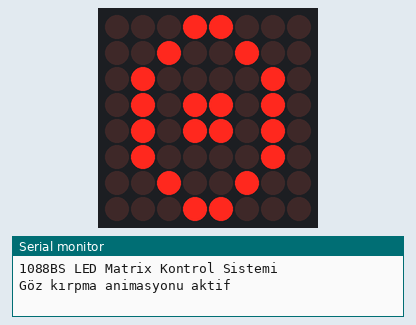
Simulated run of this sketch. Board: Arduino Uno, built with avr-gcc and run on an emulated ATmega328P. On the bench: 8×8 LED matrix, the last lines printed to the serial monitor. Wiring (inferred from the names in the program): LED matrix (orientation assumed): rows A3, A2, A1, A0, pin 13, pin 12, pin 11, pin 10; columns pin 2, pin 3, pin 4, pin 5, pin 6, pin 7, pin 8, pin 9. Random numbers use the default seed unless the sketch sets one.

Above: at 0.1 s.
At 19.79 s:
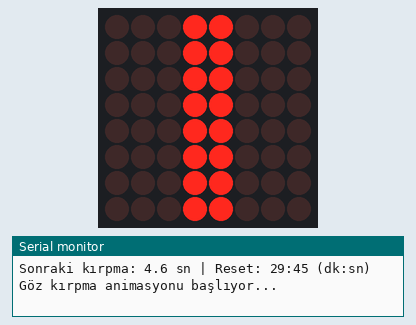
At 35.98 s:
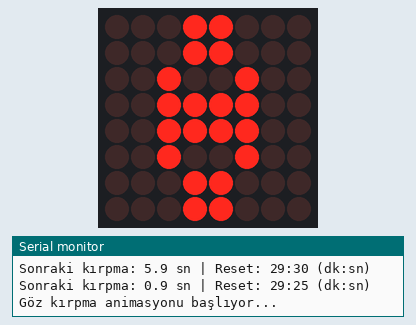

The sketch:

8x8_Matris_1088BS.ino
```cpp
/*
 * 1088BS LED MATRIX KONTROL SİSTEMİ
 * Göz kırpma animasyonu ve otomatik reset özellikli
 *
 * Donanım Bağlantıları:
 * - 1088BS Common Cathode 8x8 LED Matrix
 * - Satırlar (Rows): D2-D9
 * - Sütunlar (Columns): D10-D13, A0-A3

 * - Made By Mistytees
 */

// Satır (Row) pin tanımları
#define ROW_1 2  // 1. Satır pini (D2)
#define ROW_2 3  // 2. Satır pini (D3)
#define ROW_3 4  // 3. Satır pini (D4)
#define ROW_4 5  // 4. Satır pini (D5)
#define ROW_5 6  // 5. Satır pini (D6)
#define ROW_6 7  // 6. Satır pini (D7)
#define ROW_7 8  // 7. Satır pini (D8)
#define ROW_8 9  // 8. Satır pini (D9)

// Sütun (Column) pin tanımları
#define COL_1 10  // 1. Sütun pini (D10)
#define COL_2 11  // 2. Sütun pini (D11)
#define COL_3 12  // 3. Sütun pini (D12)
#define COL_4 13  // 4. Sütun pini (D13)
#define COL_5 A0  // 5. Sütun pini (A0)
#define COL_6 A1  // 6. Sütun pini (A1)
#define COL_7 A2  // 7. Sütun pini (A2)
#define COL_8 A3  // 8. Sütun pini (A3)

// Satır ve sütun pin dizileri
const byte R[] = {ROW_1, ROW_2, ROW_3, ROW_4, ROW_5, ROW_6, ROW_7, ROW_8};
const byte C[] = {COL_8, COL_7, COL_6, COL_5, COL_4, COL_3, COL_2, COL_1}; // Ters sıralı bağlantı

// Sistem Değişkenleri
unsigned long resetBaslangicZamani = 0;       // Reset zamanlayıcısı
const unsigned long resetAraligi = 1800000;   // 30 dakika (1,800,000 ms)
unsigned long baslangicZamani = 0;            // Animasyon zamanlayıcısı
unsigned long beklemeSuresi = 0;              // Göz kırpma aralığı (ms)
bool kirpmaAsamasinda = false;                // Animasyon durum flag'i

/*
 * GÖZ ANİMASYON DESENLERİ
 * 8x8 boyutunda, 1=LED AÇIK, 0=LED KAPALI
 *
 * 1088BS Matris Özellikleri:
 * - Common Cathode yapı
 * - Maksimum 20mA/sütun akımı
 * - 2.0-2.5V LED ileri voltajı
 */
unsigned char eyeOpen[8][8] = {
  {0,0,0,0,0,0,0,0},    // 1. satır
  {0,0,1,1,1,1,0,0},    // 2. satır - üst göz kapağı
  {0,1,0,0,0,0,1,0},    // 3. satır - gözün üst kısmı
  {1,0,0,1,1,0,0,1},    // 4. satır - iris (göz bebeği)
  {1,0,0,1,1,0,0,1},    // 5. satır - iris (göz bebeği)
  {0,1,0,0,0,0,1,0},    // 6. satır - gözün alt kısmı
  {0,0,1,1,1,1,0,0},    // 7. satır - alt göz kapağı
  {0,0,0,0,0,0,0,0}     // 8. satır
};

unsigned char eyeHalfOpen[8][8] = {
  {0,0,0,0,0,0,0,0},
  {0,0,0,0,0,0,0,0},    // Üst göz kapağı yarı kapalı
  {0,0,1,1,1,1,0,0},    // Gözün daraltılmış hali
  {1,1,0,1,1,0,1,1},    // Yarım görünen iris
  {1,1,0,1,1,0,1,1},    // Yarım görünen iris
  {0,0,1,1,1,1,0,0},    // Gözün daraltılmış hali
  {0,0,0,0,0,0,0,0},    // Alt göz kapağı yarı kapalı
  {0,0,0,0,0,0,0,0}
};

unsigned char eyeClosed[8][8] = {
  {0,0,0,0,0,0,0,0},
  {0,0,0,0,0,0,0,0},
  {0,0,0,0,0,0,0,0},
  {1,1,1,1,1,1,1,1},    // Tam kapalı göz çizgisi
  {1,1,1,1,1,1,1,1},    // Tam kapalı göz çizgisi
  {0,0,0,0,0,0,0,0},
  {0,0,0,0,0,0,0,0},
  {0,0,0,0,0,0,0,0}
};

// DEBUG için tüm LED'leri açan desen
unsigned char debug[8][8] = {
  {1,1,1,1,1,1,1,1},
  {1,1,1,1,1,1,1,1},
  {1,1,1,1,1,1,1,1},
  {1,1,1,1,1,1,1,1},
  {1,1,1,1,1,1,1,1},
  {1,1,1,1,1,1,1,1},
  {1,1,1,1,1,1,1,1},
  {1,1,1,1,1,1,1,1}
};

void setup() {
  // LED matris pinlerini ayarla
  for(int i = 0; i < 8; i++) {
    pinMode(R[i], OUTPUT);  // Tüm satır pinleri çıkış
    pinMode(C[i], OUTPUT);  // Tüm sütun pinleri çıkış
    digitalWrite(R[i], LOW); // Başlangıçta satırları kapat
    digitalWrite(C[i], HIGH); // Sütunları pasif yap
  }

  // Seri iletişimi başlat (9600 baud)
  Serial.begin(9600);
  Serial.println(F("1088BS LED Matrix Kontrol Sistemi"));
  Serial.println(F("Göz kırpma animasyonu aktif"));

  // Rastgele sayı üreteci için seed ayarla
  randomSeed(analogRead(A4)); // Analog 4. pinden gürültü okuma

  // İlk göz kırpma aralığını rastgele ayarla (1-15 saniye)
  beklemeSuresi = random(1000, 15000);
  baslangicZamani = millis(); // Animasyon zamanlayıcısını başlat
  resetBaslangicZamani = millis(); // Reset zamanlayıcısını başlat
}

void loop() {
  /* RESET GERİ SAYIM HESAPLAMA */
  unsigned long resetKalanSure = resetAraligi - (millis() - resetBaslangicZamani);

  /*
   * Zaman dönüşümü:
   * 1. Milisaniyeyi 60000'e böl -> dakika
   * 2. Milisaniyenin 60000'e bölümünden kalanı 1000'e böl -> saniye
   * Örnek: 80000ms -> 80000/60000=1dk, 80000%60000=20000/1000=20sn
   */
  int resetKalanDakika = resetKalanSure / 60000;
  int resetKalanSaniye = (resetKalanSure % 60000) / 1000;

  /* ANİMASYON KONTROLÜ */
  if (!kirpmaAsamasinda) {
    // NORMAL MOD (Göz açık)
    Display(eyeOpen);

    // Göz kırpma zamanı kontrolü
    if (millis() - baslangicZamani >= beklemeSuresi) {
      kirpmaAsamasinda = true;
      Serial.println(F("Göz kırpma animasyonu başlıyor..."));
      baslangicZamani = millis(); // Animasyon zamanlayıcısını sıfırla
    }

    // 5 saniyede bir durum raporu
    static unsigned long sonRaporZamani = 0;
    if (millis() - sonRaporZamani >= 5000) {
      sonRaporZamani = millis();

      // Sonraki kırpmaya kalan süre
      float kirpmaKalanSure = (beklemeSuresi - (millis() - baslangicZamani)) / 1000.0;

      Serial.print(F("Sonraki kırpma: "));
      Serial.print(kirpmaKalanSure, 1); // 1 ondalık basamak
      Serial.print(F(" sn | "));

      // Reset için kalan zaman
      Serial.print(F("Reset: "));
      Serial.print(resetKalanDakika);
      Serial.print(F(":"));
      if(resetKalanSaniye < 10) Serial.print('0'); // 04, 09 gibi
      Serial.print(resetKalanSaniye);
      Serial.println(F(" (dk:sn)"));
    }
  }
  else {
    /* ANİMASYON AŞAMALARI */
    if (millis() - baslangicZamani < 100) {
      // 1. Aşama: Yarı açık (100ms)
      Display(eyeHalfOpen);
    }
    else if (millis() - baslangicZamani < 200) {
      // 2. Aşama: Kapalı (100ms)
      Display(eyeClosed);
    }
    else if (millis() - baslangicZamani < 300) {
      // 3. Aşama: Yarı açık (100ms)
      Display(eyeHalfOpen);
    }
    else {
      // ANİMASYON TAMAMLANDI
      kirpmaAsamasinda = false;
      beklemeSuresi = random(1000, 15000); // Yeni bekleme süresi
      baslangicZamani = millis();

      // Bilgilendirme mesajı
      Serial.print(F("Animasyon tamamlandı. Sonraki kırpma: "));
      Serial.print(beklemeSuresi/1000.0, 1);
      Serial.println(F(" sn sonra"));
    }
  }

  /* OTOMATİK RESET KONTROLÜ (30 dakikada bir) */
  if (millis() - resetBaslangicZamani >= resetAraligi) {
    Serial.println(F("30 dakika doldu, sistem resetleniyor..."));
    delay(100); // Seri iletişimin tamamlanmasını bekle

    // Yazılımsal reset
    void(* resetFunc) (void) = 0; // Reset fonksiyon pointer'ı
    resetFunc(); // Programı baştan başlat
  }
}

/**
 * @brief LED matrisine desen çizer
 * @param dat[8][8] Çizilecek 8x8 desen (1=Açık, 0=Kapalı)
 * @details Sütun tarama yöntemi kullanır:
 * 1. Bir sütunu aktif eder (LOW)
 * 2. O sütundaki satırları kontrol eder
 * 3. 1ms bekler (POV etkisi için)
 * 4. Tüm LED'leri kapatır
 * 5. Sonraki sütuna geçer
 */
void Display(unsigned char dat[8][8]) {
  for(int c = 0; c < 8; c++) {
    digitalWrite(C[c], LOW); // Sütunu aktif et

    // Satır verilerini yaz
    for(int r = 0; r < 8; r++) {
      digitalWrite(R[r], dat[r][c] ? HIGH : LOW);
    }

    delay(1); // Görüntüleme süresi
    Clear();  // Ghosting önleme
  }
}

/**
 * @brief Tüm LED'leri kapatır
 * @details
 * - Tüm satırları LOW yaparak LED'leri kapatır
 * - Tüm sütunları HIGH yaparak sütunları devre dışı bırakır
 * - Enerji tasarrufu ve hayalet görüntüyü önler
 */
void Clear() {
  for(int i = 0; i < 8; i++) {
    digitalWrite(R[i], LOW);
    digitalWrite(C[i], HIGH);
  }
}
```

Measured:
- what the display in image 0 shows lasts 10.2 s, from 0.0 s to 10.2 s
